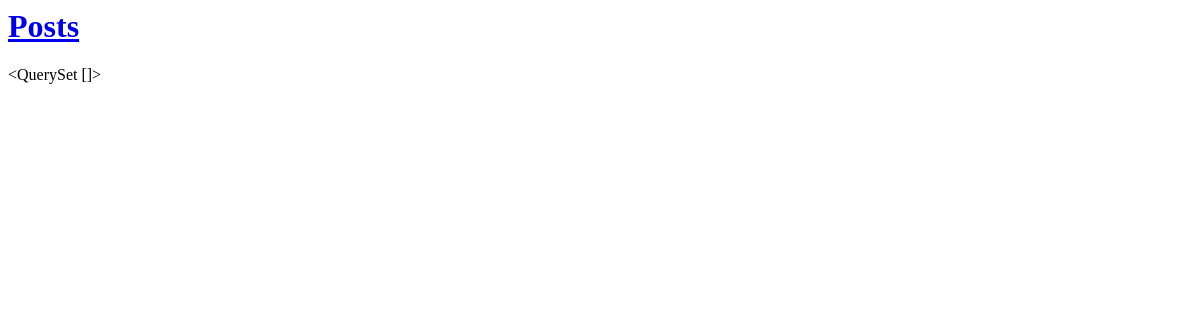
Before: / with the older database file.
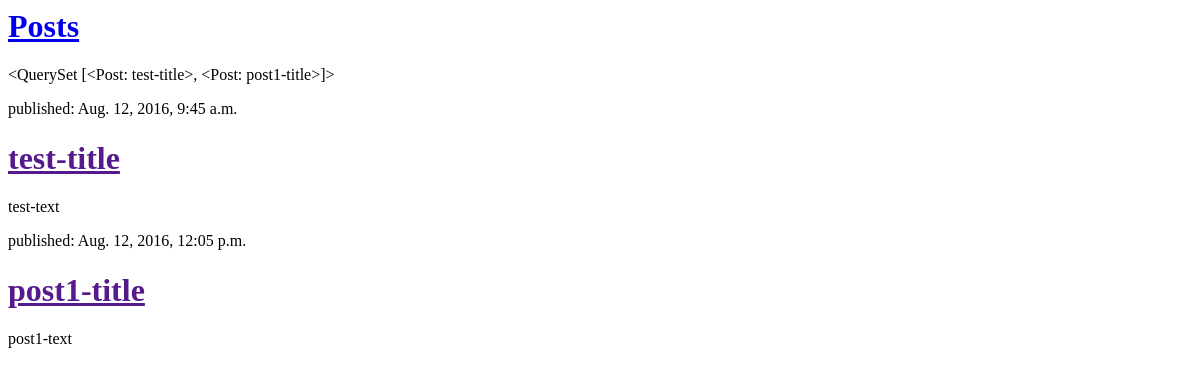
After: the same page with the newer database file.
### blog/models.py (models this page shows, shortened)
class Post(models.Model):
    author = models.ForeignKey('auth.User')
    title = models.CharField(max_length=200)
    text = models.TextField()
    created_date = models.DateTimeField(
            default=timezone.now)
    published_date = models.DateTimeField(
            blank=True, null=True)
    def __str__(self):
        return self.title

### blog/views.py (the view)
# urls.py: url(r'^$', views.post_list, name='post_list'),
def post_list(request):
    posts = Post.objects.filter(published_date__lte=timezone.now()).order_by('published_date')
    return render(request, 'blog/post_list.html', {'posts': posts})

### blog/templates/blog/post_list.html (shortened to what this page needs)
<html>
    <head>
    </head>
    <body>
      <div>
        <h1><a href="/">Posts</a></h1>
      </div>
      {{ posts }}
      {% for post in posts %}
        <div>
            <p>published: {{ post.published_date }}</p>
            <h1><a href="">{{ post.title }}</a></h1>
            <p>{{ post.text|linebreaks }}</p>
        </div>
      {% endfor %}
    </body>
</html>

Changed rows visible on the page:
now on this page (row edited): Post: title.title "<QuerySet [<Post: test-title>, <Post: post1-title>]>", published_date "Aug. 12, 2016, 9:45 a.m.", title "test-title", text "test-text"
added Post: published_date "Aug. 12, 2016, 12:05 p.m.", title "post1-title", text "post1-text"
Other visible differences:
{{ posts }}: "<QuerySet []>" → (not shown)
